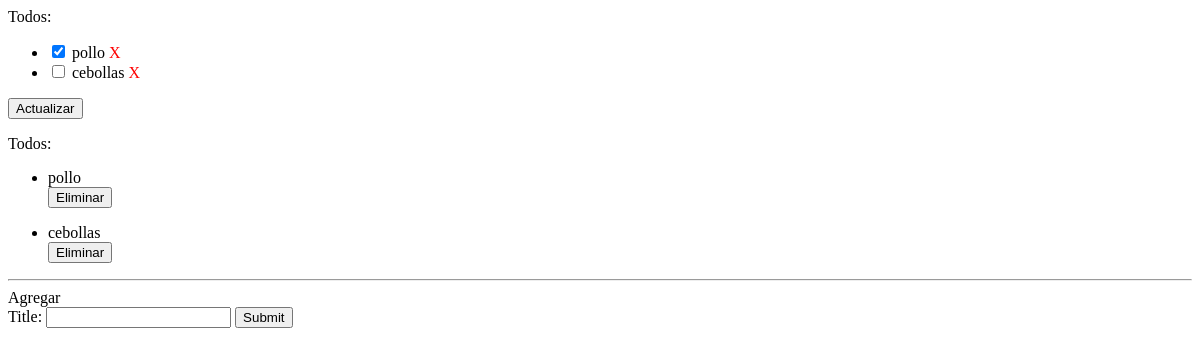
/todo/single/, run on an earlier commit of the app's database.
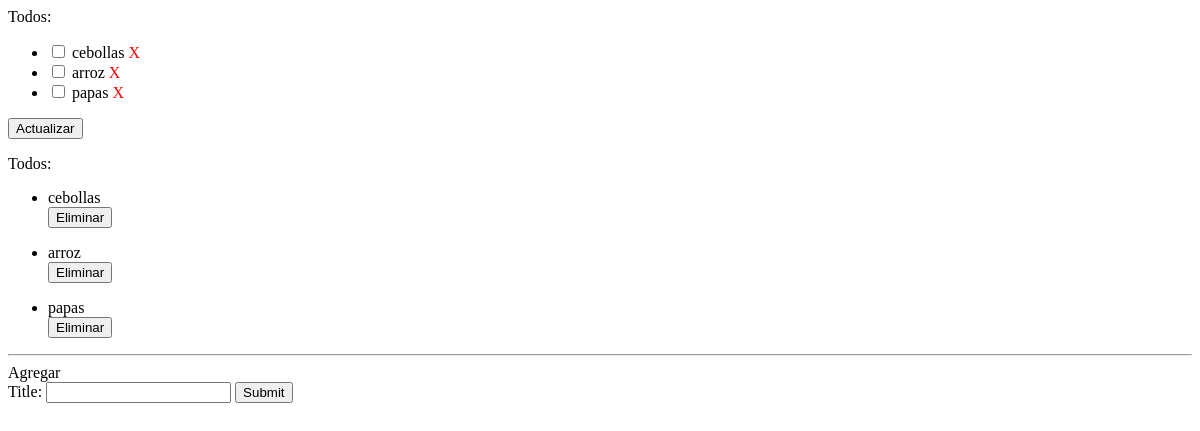
And on a later commit of the database.
### todo/models.py (models this page shows, shortened)
class Todo(models.Model):
    title = models.CharField(max_length=128)
    created = models.DateTimeField()
    checked = models.BooleanField()

### todo/views.py (the view, shortened to what this page needs)
# urls.py: path('single/', views.TodoSingleView.as_view(), name='single'),
class TodoSingleView(FormView):
  template_name = 'todo-single.html'
  form_class = forms.TodoNewForm
  success_url = '/todo/single'
  def get_context_data(self, **kwargs):
      context = super().get_context_data(**kwargs)
      context['todos'] = models.Todo.objects.all()
      return context

### todo/forms.py
class TodoNewForm(forms.Form):
  title = forms.CharField(max_length=128)

### todo/templates/todo-single.html (shortened to what this page needs)
<html>
<head>
</head>
<body>
  {% if todos %}
    <form method="post" action="/todo/update_checks/">
      Todos:
      <ul>
      {% for todo in todos %}
        <li>
          <input type="checkbox" id="check" onchange="UpdateHidden(this, '{{ todo.id }}')" {% if todo.checked %} checked{% endif %}>
          <span>{{ todo.title }}</span>
          <a class="delete-link" href="{% url 'todo:delete_get' todo.id %}">X</a>
        </li>
      {% endfor %}
      </ul>
      <button type="submit">Actualizar</button>
    </form>
    Todos:
    <ul>
      {% for todo in todos %}
      <li>
        <span>{{ todo.title }}</span>
        <form method="post" action="/todo/delete_post/">
          <button type="submit">Eliminar</button>
        </form>
      </li>
      {% endfor %}
    </ul>
  {% else %}
    Sin TODOs
  {% endif %}
  <hr>
  Agregar
  <form method="post" action="{% url 'todo:single' %}">
    {{ form }}
    <input type="submit">
  </form>
</body>
</html>

### todo/templates/todo-single.html (style rules this page uses)
.delete-link { color: red; cursor: pointer; text-decoration: none; }

What changed in the data, as far as the page shows it:
removed Todo: checked "☑", title "pollo"
added Todo: title "arroz"
added Todo: title "papas"
